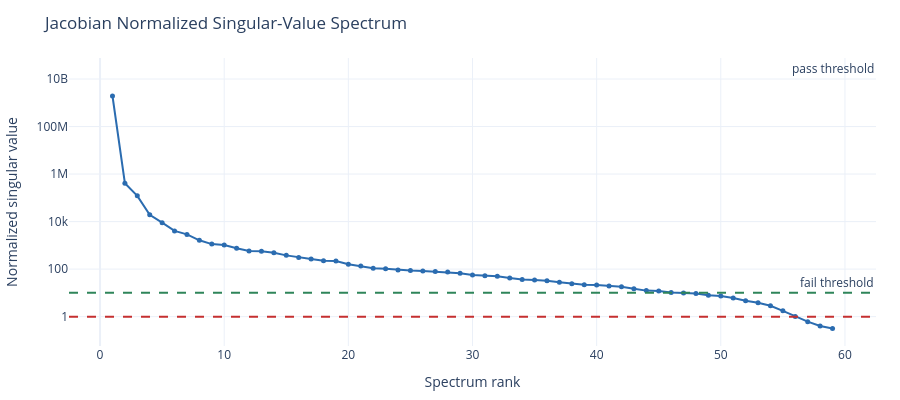
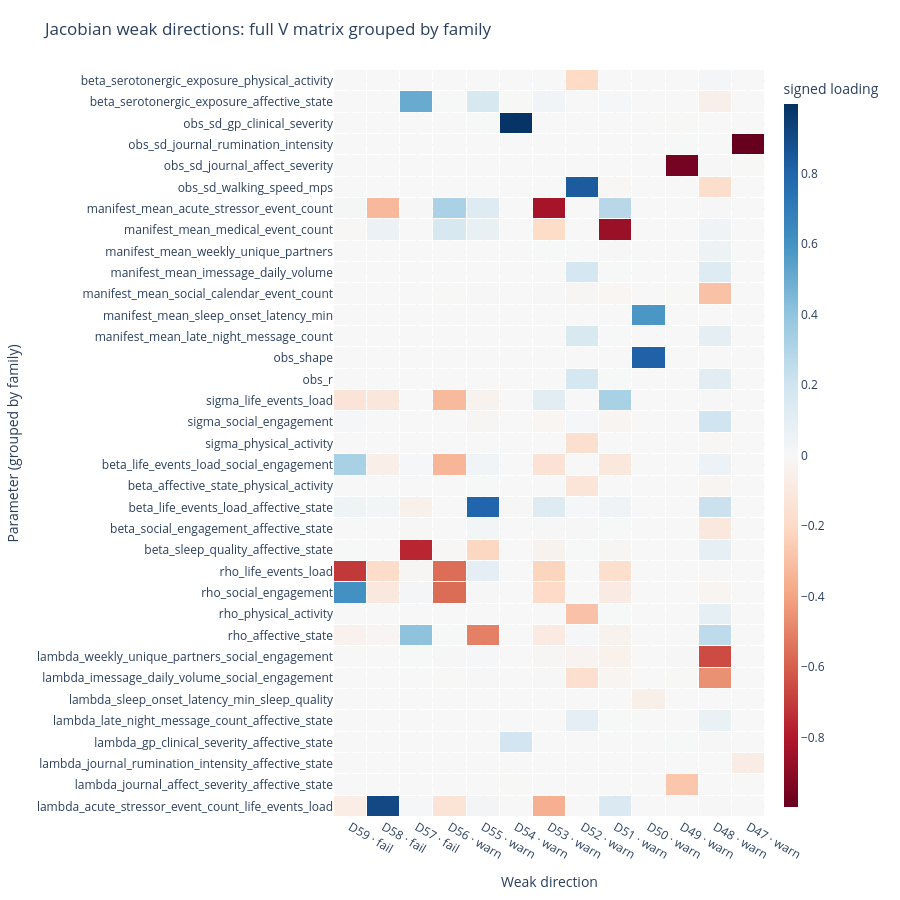
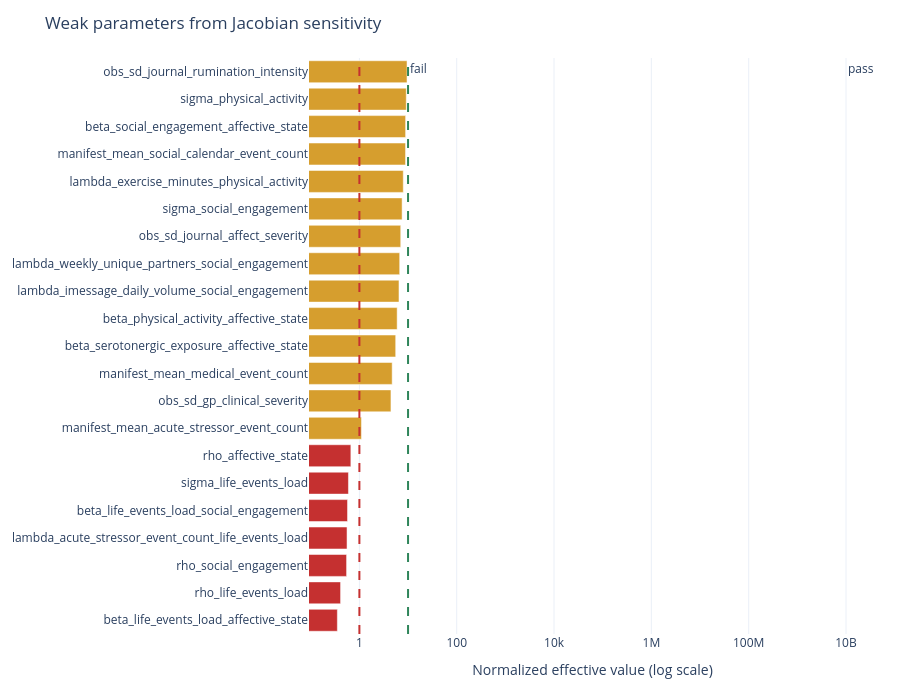

Here is the notebook cell these charts were saved with, in order:
### Markdown cell above
## Full-Grid Jacobian Sensitivity

### Code cell
t0 = time.time()
sensitivity = output_sensitivity_analysis(
    runtime.model,
    runtime.times,
    observations=runtime.observations,
    n_draws=SENSITIVITY_N_DRAWS,
    seed=DIAGNOSTIC_SEED,
    sweep_context=sweep_context,
)
sensitivity_payload = {
    "singular_values": sensitivity.singular_values,
    "normalized_singular_values": sensitivity.normalized_singular_values,
    "deficiency_count": sensitivity.deficiency_count,
    "weak_directions": sensitivity.weak_directions,
    "per_parameter": sensitivity.per_parameter,
    "n_draws": sensitivity.n_draws,
    "n_observations": sensitivity.n_observations,
    "n_parameters": sensitivity.n_parameters,
}
sensitivity_weak_parameters = weak_parameter_rows(sensitivity.per_parameter)
sensitivity_summary = {
    "elapsed_seconds": round(time.time() - t0, 3),
    "n_draws_used": sensitivity.n_draws,
    "n_observations": sensitivity.n_observations,
    "n_parameters": sensitivity.n_parameters,
    "deficiency_count": sensitivity.deficiency_count,
    "weak_direction_count": len(sensitivity.weak_directions),
    "weak_parameter_count": len(sensitivity_weak_parameters),
    "smallest_normalized_singular_values": sensitivity.normalized_singular_values[-10:],
}

sensitivity_interpretable = interpretable_lookup(sensitivity.per_parameter)

display(summary_markdown(sensitivity_summary, "Jacobian Sensitivity Summary"))
display(spectrum_figure(
    sensitivity.normalized_singular_values,
    "Jacobian Normalized Singular-Value Spectrum",
    "Normalized singular value",
))

heatmap_fig = family_grouped_loading_heatmap(
    parameter_names=sensitivity.parameter_names,
    interpretable_names=sensitivity_interpretable,
    full_vectors=sensitivity.normalized_right_singular_vectors,
    weak_direction_meta=sensitivity.weak_directions,
    title="Jacobian weak directions: full V matrix grouped by family",
)
if heatmap_fig is not None:
    display(heatmap_fig)

bar_fig = weak_parameter_bar(sensitivity_weak_parameters, "Weak parameters from Jacobian sensitivity")
if bar_fig is not None:
    display(bar_fig)

### Figure 1 — Plotly figure (JSON) as saved in the notebook; plotly's stock layout.template omitted (floating-point values rounded to 4 significant figures)
{"data": [{"hovertemplate": "rank=%{x}<br>value=%{y:.4g}<extra></extra>", "line": {"color": "#2b6cb0", "width": 2}, "marker": {"size": 5}, "mode": "lines+markers", "type": "scatter", "x": [1, 2, 3, 4, 5, 6, 7, 8, 9, 10, 11, 12, 13, 14, 15, 16, 17, 18, 19, 20, 21, 22, 23, 24, 25, 26, 27, 28, 29, 30, 31, 32, 33, 34, 35, 36, 37, 38, 39, 40, 41, 42, 43, 44, 45, 46, 47, 48, 49, 50, 51, 52, 53, 54, 55, 56, 57, 58, 59], "y": [1924000000.0, 410200.0, 121000.0, 19320.0, 8997.0, 4041.0, 2892.0, 1629.0, 1128.0, 1031.0, 747.5, 582.4, 568.7, 488.3, 378.6, 308.6, 264.4, 225.9, 220.3, 161.7, 135.9, 108.6, 104.5, 92.67, 87.59, 83.34, 79.08, 76.04, 67.5, 56.1, 52.32, 49.88, 41.99, 36.77, 34.96, 32.71, 27.86, 24.42, 21.84, 21.22, 19.49, 18.28, 14.9, 12.43, 11.85, 10.38, 9.856, 9.439, 7.938, 7.365, 6.097, 4.655, 3.864, 2.856, 1.752, 1.007, 0.6156, 0.4023, 0.3173]}], "layout": {"annotations": [{"showarrow": false, "text": "fail threshold", "x": 1, "xanchor": "right", "xref": "x domain", "y": 1, "yanchor": "bottom", "yref": "y"}, {"showarrow": false, "text": "pass threshold", "x": 1, "xanchor": "right", "xref": "x domain", "y": 10, "yanchor": "bottom", "yref": "y"}], "height": 400, "margin": {"b": 48, "l": 60, "r": 24, "t": 58}, "shapes": [{"line": {"color": "#c53030", "dash": "dash"}, "type": "line", "x0": 0, "x1": 1, "xref": "x domain", "y0": 1, "y1": 1, "yref": "y"}, {"line": {"color": "#2f855a", "dash": "dash"}, "type": "line", "x0": 0, "x1": 1, "xref": "x domain", "y0": 10, "y1": 10, "yref": "y"}], "title": {"text": "Jacobian Normalized Singular-Value Spectrum"}, "xaxis": {"title": {"text": "Spectrum rank"}}, "yaxis": {"title": {"text": "Normalized singular value"}, "type": "log"}}}

### Figure 2 — Plotly figure (JSON) as saved in the notebook; plotly's stock layout.template omitted (floating-point values rounded to 4 significant figures; data arrays with more than 128 entries replaced by an {"elided": "..."} marker saying what was removed)
{"data": [{"colorbar": {"thickness": 14, "title": {"text": "signed loading"}}, "colorscale": [[0.0, "rgb(103,0,31)"], [0.1, "rgb(178,24,43)"], [0.2, "rgb(214,96,77)"], [0.3, "rgb(244,165,130)"], [0.4, "rgb(253,219,199)"], [0.5, "rgb(247,247,247)"], [0.6, "rgb(209,229,240)"], [0.7, "rgb(146,197,222)"], [0.8, "rgb(67,147,195)"], [0.9, "rgb(33,102,172)"], [1.0, "rgb(5,48,97)"]], "hovertemplate": "%{text}<extra></extra>", "text": {"elided": "35x13 str values"}, "type": "heatmap", "x": ["D59 · fail", "D58 · fail", "D57 · fail", "D56 · warn", "D55 · warn", "D54 · warn", "D53 · warn", "D52 · warn", "D51 · warn", "D50 · warn", "D49 · warn", "D48 · warn", "D47 · warn"], "xgap": 1, "y": ["lambda_acute_stressor_event_count_life_events_load", "lambda_journal_affect_severity_affective_state", "lambda_journal_rumination_intensity_affective_state", "lambda_gp_clinical_severity_affective_state", "lambda_late_night_message_count_affective_state", "lambda_sleep_onset_latency_min_sleep_quality", "lambda_imessage_daily_volume_social_engagement", "lambda_weekly_unique_partners_social_engagement", "rho_affective_state", "rho_physical_activity", "rho_social_engagement", "rho_life_events_load", "beta_sleep_quality_affective_state", "beta_social_engagement_affective_state", "beta_life_events_load_affective_state", "beta_affective_state_physical_activity", "beta_life_events_load_social_engagement", "sigma_physical_activity", "sigma_social_engagement", "sigma_life_events_load", "obs_r", "obs_shape", "manifest_mean_late_night_message_count", "manifest_mean_sleep_onset_latency_min", "manifest_mean_social_calendar_event_count", "manifest_mean_imessage_daily_volume", "manifest_mean_weekly_unique_partners", "manifest_mean_medical_event_count", "manifest_mean_acute_stressor_event_count", "obs_sd_walking_speed_mps", "obs_sd_journal_affect_severity", "obs_sd_journal_rumination_intensity", "obs_sd_gp_clinical_severity", "beta_serotonergic_exposure_affective_state", "beta_serotonergic_exposure_physical_activity"], "ygap": 1, "z": {"elided": "35x13 float values"}, "zmax": 0.9971, "zmid": 0, "zmin": -0.9971}], "layout": {"height": 900, "margin": {"b": 60, "l": 320, "r": 110, "t": 70}, "title": {"text": "Jacobian weak directions: full V matrix grouped by family"}, "xaxis": {"title": {"text": "Weak direction"}}, "yaxis": {"title": {"text": "Parameter (grouped by family)"}}}}

### Figure 3 — Plotly figure (JSON) as saved in the notebook; plotly's stock layout.template omitted (floating-point values rounded to 4 significant figures)
{"data": [{"customdata": ["parameter=drift_offdiag_free[3]<br>status=fail<br>normalized=0.3524<br>raw=4487.268437851841", "parameter=drift_base_decay_free[4]<br>status=fail<br>normalized=0.4105<br>raw=0.0", "parameter=drift_base_decay_free[3]<br>status=fail<br>normalized=0.5453<br>raw=5.677829209892113", "parameter=lambda_free[10]<br>status=fail<br>normalized=0.5573<br>raw=0.0", "parameter=drift_offdiag_free[7]<br>status=fail<br>normalized=0.5701<br>raw=152.7760991060274", "parameter=diffusion_diag_free[4]<br>status=fail<br>normalized=0.5955<br>raw=0.0", "parameter=drift_base_decay_free[0]<br>status=fail<br>normalized=0.6676<br>raw=0.0", "parameter=manifest_means_free[8]<br>status=warn<br>normalized=1.106<br>raw=4.7651265020275275", "parameter=manifest_var_diag_free[9]<br>status=warn<br>normalized=4.452<br>raw=7.136204886492127", "parameter=manifest_means_free[7]<br>status=warn<br>normalized=4.716<br>raw=20.590680233556633", "parameter=input_effect_free[0]<br>status=warn<br>normalized=5.572<br>raw=119998280.46224852", "parameter=drift_offdiag_free[1]<br>status=warn<br>normalized=5.972<br>raw=40320703.67635048", "parameter=lambda_free[8]<br>status=warn<br>normalized=6.511<br>raw=0.0", "parameter=lambda_free[9]<br>status=warn<br>normalized=6.731<br>raw=0.0", "parameter=manifest_var_diag_free[7]<br>status=warn<br>normalized=7.074<br>raw=0.7903921666154156", "parameter=diffusion_diag_free[3]<br>status=warn<br>normalized=7.545<br>raw=1314.8037295554175", "parameter=lambda_free[6]<br>status=warn<br>normalized=7.978<br>raw=36313.41090317227", "parameter=manifest_means_free[4]<br>status=warn<br>normalized=8.881<br>raw=2389.0758456049493", "parameter=drift_offdiag_free[2]<br>status=warn<br>normalized=8.914<br>raw=89312.85135737697", "parameter=diffusion_diag_free[2]<br>status=warn<br>normalized=9.201<br>raw=9194081.817677433", "parameter=manifest_var_diag_free[8]<br>status=warn<br>normalized=9.522<br>raw=26.096134595818377"], "hovertemplate": "%{customdata}<extra></extra>", "marker": {"color": ["#c53030", "#c53030", "#c53030", "#c53030", "#c53030", "#c53030", "#c53030", "#d69e2e", "#d69e2e", "#d69e2e", "#d69e2e", "#d69e2e", "#d69e2e", "#d69e2e", "#d69e2e", "#d69e2e", "#d69e2e", "#d69e2e", "#d69e2e", "#d69e2e", "#d69e2e"]}, "orientation": "h", "type": "bar", "x": [0.3524, 0.4105, 0.5453, 0.5573, 0.5701, 0.5955, 0.6676, 1.106, 4.452, 4.716, 5.572, 5.972, 6.511, 6.731, 7.074, 7.545, 7.978, 8.881, 8.914, 9.201, 9.522], "y": ["beta_life_events_load_affective_state", "rho_life_events_load", "rho_social_engagement", "lambda_acute_stressor_event_count_life_events_load", "beta_life_events_load_social_engagement", "sigma_life_events_load", "rho_affective_state", "manifest_mean_acute_stressor_event_count", "obs_sd_gp_clinical_severity", "manifest_mean_medical_event_count", "beta_serotonergic_exposure_affective_state", "beta_physical_activity_affective_state", "lambda_imessage_daily_volume_social_engagement", "lambda_weekly_unique_partners_social_engagement", "obs_sd_journal_affect_severity", "sigma_social_engagement", "lambda_exercise_minutes_physical_activity", "manifest_mean_social_calendar_event_count", "beta_social_engagement_affective_state", "sigma_physical_activity", "obs_sd_journal_rumination_intensity"]}], "layout": {"annotations": [{"showarrow": false, "text": "fail", "x": 1, "xanchor": "left", "xref": "x", "y": 1, "yanchor": "top", "yref": "y domain"}, {"showarrow": false, "text": "pass", "x": 10, "xanchor": "left", "xref": "x", "y": 1, "yanchor": "top", "yref": "y domain"}], "height": 688, "margin": {"b": 48, "l": 290, "r": 24, "t": 58}, "shapes": [{"line": {"color": "#c53030", "dash": "dash"}, "type": "line", "x0": 1, "x1": 1, "xref": "x", "y0": 0, "y1": 1, "yref": "y domain"}, {"line": {"color": "#2f855a", "dash": "dash"}, "type": "line", "x0": 10, "x1": 10, "xref": "x", "y0": 0, "y1": 1, "yref": "y domain"}], "title": {"text": "Weak parameters from Jacobian sensitivity"}, "xaxis": {"title": {"text": "Normalized effective value (log scale)"}, "type": "log"}}}
